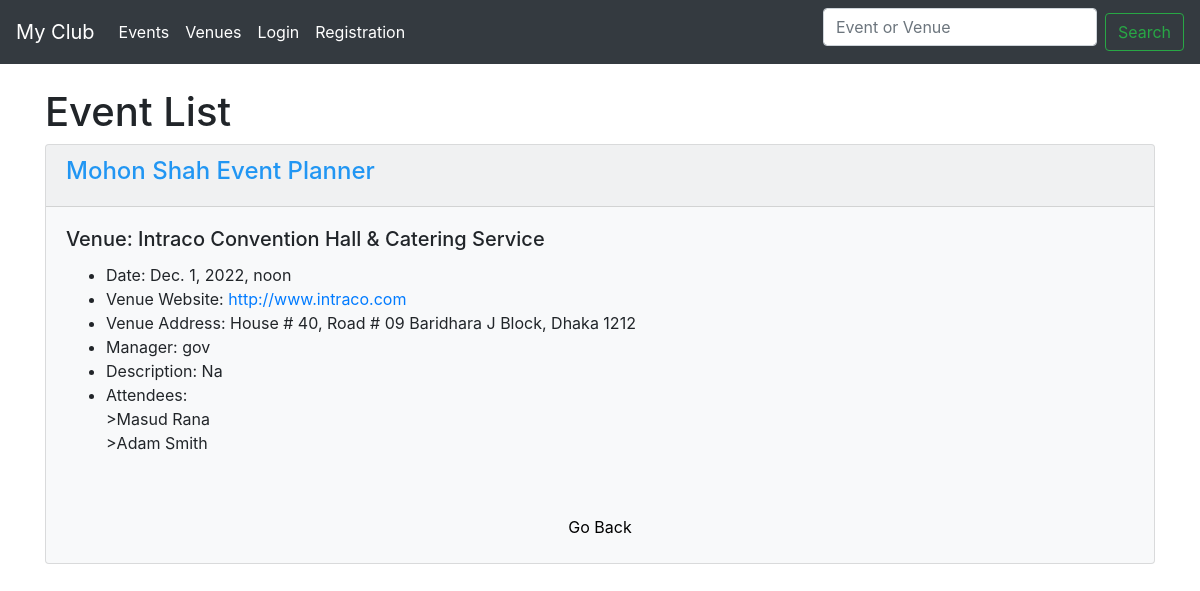
/show-event/eventid8/, run on an earlier commit of the app's database.
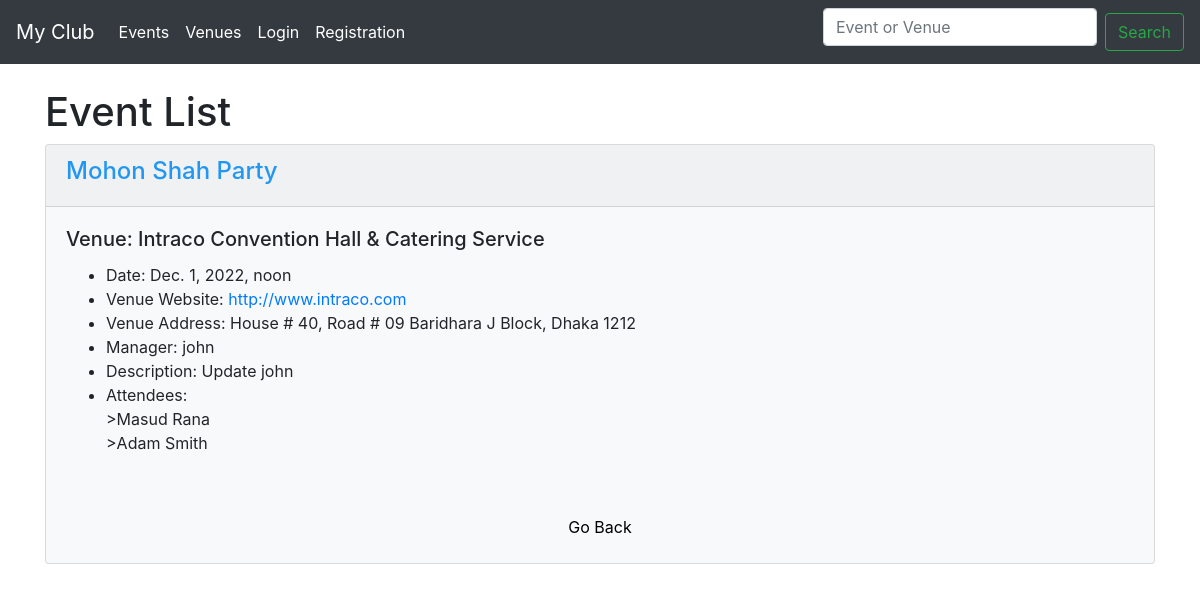
And on a later commit of the database.
### events/models.py (models this page shows, shortened)
class Event(models.Model):
	name = models.CharField('Event name', max_length=120)
	event_date = models.DateTimeField('Event date')
	venue = models.ForeignKey(Venue, null=True, on_delete=models.CASCADE)
	manager = models.ForeignKey(User, blank=True,on_delete=models.CASCADE)
	description = models.TextField(blank=True)
	attendees = models.ManyToManyField(MyClubUser,blank=True)
	def __str__(self):
		return self.name

class Venue(models.Model):
	name = models.CharField('Venue name', max_length=120)
	address = models.CharField(max_length=300)
	zip_code = models.CharField('Zip Code',max_length=10,blank=True)
	phone = models.CharField('Contact phone',max_length=15,blank=True)
	web = models.URLField('Website address', blank=True)
	email = models.EmailField('Email address',blank=True)
	owner = models.PositiveIntegerField(verbose_name='Venue Owner', blank=False, default=1)
	def __str__(self):
		return self.name

### events/views.py (the view)
# urls.py: path('show-event/eventid<int:event_id>/', views.show_event, name='show-event'),
def show_event(request, event_id):
	event = Event.objects.get(pk=event_id)
	return render(request, 'events/show_event.html',{'event':event})

### events/models.py (called while the page is built)
	def __str__(self):
		return self.first_name + ' ' + self.last_name

### events/templates/events/show_event.html
{% extends 'events/base.html' %}
    {% block content %}
      <h1>Event List</h1>
      <div class="card bg-light mb-3">
        <div class="card-header" style="color:#2196f3;"> <strong> <h4>{{event | title}}</h4> </strong> </div>
          <div class="card-body">
            <h5 class="card-title">Venue: {{event.venue | title}}</h5>
            <ul>
              <li>Date: {{event.event_date}}</li>
              <li>Venue Website: <a href="{{event.venue.web}}" target="_blank">{{event.venue.web}}</a></li>
              <li>Venue Address: {{event.venue.address}}</li>
              <li>Manager: {{event.manager}}</li>
              <li>Description: {{event.description}}</li>
              <li>Attendees:<br/>
              {% for userattend in event.attendees.all %}
                >{{userattend}}<br>
                {% endfor %}
              </li>
            </ul>
        <br>
    </div>
    <div class="text-center">
      <a id="back" style="padding:8px;text-decoration: none;color: black;" href="{% url 'list-events' %}">Go Back</a><br><br>
  </div>
  </div>
    {% endblock content %}

What changed in the data, as far as the page shows it:
changed Event "Intraco Convention Hall & Catering Service": name "Mohon Shah Event Planner" → "Mohon Shah Party"; manager "gov" → "john"; description "Na" → "Update john"
